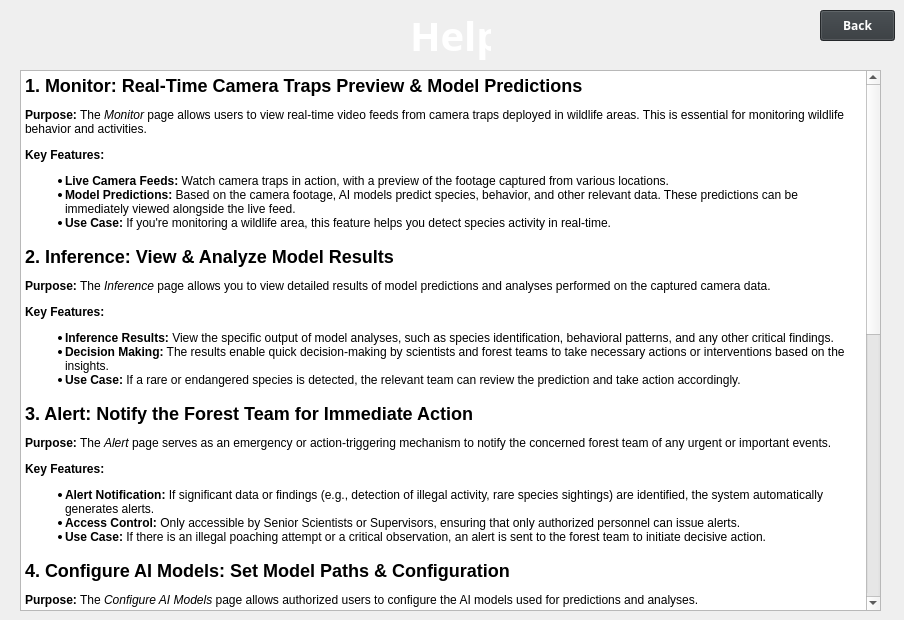
    <widget class="QWidget" name="helpPage">
     <property name="styleSheet">
      <string notr="true">QWidget#helpPage{background-color: rgb(200, 62, 77);}</string>
     </property>
     <widget class="QPushButton" name="helpPage_back_btn">
      <property name="geometry">
       <rect>
        <x>820</x>
        <y>10</y>
        <width>75</width>
        <height>31</height>
       </rect>
      </property>
      <property name="font">
       <font>
        <family>Barlow</family>
        <pointsize>9</pointsize>
        <bold>true</bold>
       </font>
      </property>
      <property name="styleSheet">
       <string notr="true">color: rgb(255, 255, 255);
background-color: rgb(50, 55, 59);</string>
      </property>
      <property name="text">
       <string>Back</string>
      </property>
     </widget>
     <widget class="QLabel" name="label_38">
      <property name="geometry">
       <rect>
        <x>410</x>
        <y>0</y>
        <width>81</width>
        <height>71</height>
       </rect>
      </property>
      <property name="font">
       <font>
        <family>Barlow</family>
        <pointsize>30</pointsize>
        <bold>true</bold>
       </font>
      </property>
      <property name="styleSheet">
       <string notr="true">color: rgb(255, 255, 255);</string>
      </property>
      <property name="text">
       <string>Help</string>
      </property>
     </widget>
     <widget class="QTextBrowser" name="textBrowser">
      <property name="geometry">
       <rect>
        <x>20</x>
        <y>70</y>
        <width>861</width>
        <height>541</height>
       </rect>
      </property>
      <property name="html">
       <string>&lt;!DOCTYPE HTML PUBLIC &quot;-//W3C//DTD HTML 4.0//EN&quot; &quot;http://www.w3.org/TR/REC-html40/strict.dtd&quot;&gt;
&lt;html&gt;&lt;head&gt;&lt;meta name=&quot;qrichtext&quot; content=&quot;1&quot; /&gt;&lt;meta charset=&quot;utf-8&quot; /&gt;&lt;style type=&quot;text/css&quot;&gt;
p, li { white-space: pre-wrap; }
hr { height: 1px; border-width: 0; }
li.unchecked::marker { content: &quot;\2610&quot;; }
li.checked::marker { content: &quot;\2612&quot;; }
&lt;/style&gt;&lt;/head&gt;&lt;body style=&quot; font-family:'Segoe UI'; font-size:9pt; font-weight:400; font-style:normal;&quot;&gt;
&lt;h2 style=&quot; margin-top:16px; margin-bottom:12px; margin-left:0px; margin-right:0px; -qt-block-indent:0; text-indent:0px;&quot;&gt;&lt;span style=&quot; font-size:x-large; font-weight:700;&quot;&gt;1. Monitor: Real-Time Camera Traps Preview &amp;amp; Model Predictions &lt;/span&gt;&lt;/h2&gt;
&lt;p style=&quot; margin-top:12px; margin-bottom:12px; margin-left:0px; margin-right:0px; -qt-block-indent:0; text-indent:0px;&quot;&gt;&lt;span style=&quot; font-weight:700;&quot;&gt;Purpose:&lt;/span&gt; The &lt;span style=&quot; font-style:italic;&quot;&gt;Monitor&lt;/span&gt; page allows users to view real-time video feeds from camera traps deployed in wildlife areas. This is essential for monitoring wildlife behavior and activities. &lt;/p&gt;
&lt;p style=&quot; margin-top:12px; margin-bottom:12px; margin-left:0px; margin-right:0px; -qt-block-indent:0; text-indent:0px;&quot;&gt;&lt;span style=&quot; font-weight:700;&quot;&gt;Key Features:&lt;/span&gt; &lt;/p&gt;
&lt;ul style=&quot;margin-top: 0px; margin-bottom: 0px; margin-left: 0px; margin-right: 0px; -qt-list-indent: 1;&quot;&gt;
&lt;li style=&quot; margin-top:12px; margin-bottom:0px; margin-left:0px; margin-right:0px; -qt-block-indent:0; text-indent:0px;&quot;&gt;&lt;span style=&quot; font-weight:700;&quot;&gt;Live Camera Feeds:&lt;/span&gt; Watch camera traps in action, with a preview of the footage captured from various locations. &lt;/li&gt;
&lt;li style=&quot; margin-top:0px; margin-bottom:0px; margin-left:0px; margin-right:0px; -qt-block-indent:0; text-indent:0px;&quot;&gt;&lt;span style=&quot; font-weight:700;&quot;&gt;Model Predictions:&lt;/span&gt; Based on the camera footage, AI models predict species, behavior, and other relevant data. These predictions can be immediately viewed alongside the live feed. &lt;/li&gt;
&lt;li style=&quot; margin-top:0px; margin-bottom:12px; margin-left:0px; margin-right:0px; -qt-block-indent:0; text-indent:0px;&quot;&gt;&lt;span style=&quot; font-weight:700;&quot;&gt;Use Case:&lt;/span&gt; If you're monitoring a wildlife area, this feature helps you detect species activity in real-time. &lt;/li&gt;&lt;/ul&gt;
&lt;h2 style=&quot; margin-top:16px; margin-bottom:12px; margin-left:0px; margin-right:0px; -qt-block-indent:0; text-indent:0px;&quot;&gt;&lt;span style=&quot; font-size:x-large; font-weight:700;&quot;&gt;2. Inference: View &amp;amp; Analyze Model Results &lt;/span&gt;&lt;/h2&gt;
&lt;p style=&quot; margin-top:12px; margin-bottom:12px; margin-left:0px; margin-right:0px; -qt-block-indent:0; text-indent:0px;&quot;&gt;&lt;span style=&quot; font-weight:700;&quot;&gt;Purpose:&lt;/span&gt; The &lt;span style=&quot; font-style:italic;&quot;&gt;Inference&lt;/span&gt; page allows you to view detailed results of model predictions and analyses performed on the captured camera data. &lt;/p&gt;
&lt;p style=&quot; margin-top:12px; margin-bottom:12px; margin-left:0px; margin-right:0px; -qt-block-indent:0; text-indent:0px;&quot;&gt;&lt;span style=&quot; font-weight:700;&quot;&gt;Key Features:&lt;/span&gt; &lt;/p&gt;
&lt;ul style=&quot;margin-top: 0px; margin-bottom: 0px; margin-left: 0px; margin-right: 0px; -qt-list-indent: 1;&quot;&gt;
&lt;li style=&quot; margin-top:12px; margin-bottom:0px; margin-left:0px; margin-right:0px; -qt-block-indent:0; text-indent:0px;&quot;&gt;&lt;span style=&quot; font-weight:700;&quot;&gt;Inference Results:&lt;/span&gt; View the specific output of model analyses, such as species identification, behavioral patterns, and any other critical findings. &lt;/li&gt;
&lt;li style=&quot; margin-top:0px; margin-bottom:0px; margin-left:0px; margin-right:0px; -qt-block-indent:0; text-indent:0px;&quot;&gt;&lt;span style=&quot; font-weight:700;&quot;&gt;Decision Making:&lt;/span&gt; The results enable quick decision-making by scientists and forest teams to take necessary actions or interventions based on the insights. &lt;/li&gt;
&lt;li style=&quot; margin-top:0px; margin-bottom:12px; margin-left:0px; margin-right:0px; -qt-block-indent:0; text-indent:0px;&quot;&gt;&lt;span style=&quot; font-weight:700;&quot;&gt;Use Case:&lt;/span&gt; If a rare or endangered species is detected, the relevant team can review the prediction and take action accordingly. &lt;/li&gt;&lt;/ul&gt;
&lt;h2 style=&quot; margin-top:16px; margin-bottom:12px; margin-left:0px; margin-right:0px; -qt-block-indent:0; text-indent:0px;&quot;&gt;&lt;span style=&quot; font-size:x-large; font-weight:700;&quot;&gt;3. Alert: Notify the Forest Team for Immediate Action &lt;/span&gt;&lt;/h2&gt;
&lt;p style=&quot; margin-top:12px; margin-bottom:12px; margin-left:0px; margin-right:0px; -qt-block-indent:0; text-indent:0px;&quot;&gt;&lt;span style=&quot; font-weight:700;&quot;&gt;Purpose:&lt;/span&gt; The &lt;span style=&quot; font-style:italic;&quot;&gt;Alert&lt;/span&gt; page serves as an emergency or action-triggering mechanism to notify the concerned forest team of any urgent or important events. &lt;/p&gt;
&lt;p style=&quot; margin-top:12px; margin-bottom:12px; margin-left:0px; margin-right:0px; -qt-block-indent:0; text-indent:0px;&quot;&gt;&lt;span style=&quot; font-weight:700;&quot;&gt;Key Features:&lt;/span&gt; &lt;/p&gt;
&lt;ul style=&quot;margin-top: 0px; margin-bottom: 0px; margin-left: 0px; margin-right: 0px; -qt-list-indent: 1;&quot;&gt;
&lt;li style=&quot; margin-top:12px; margin-bottom:0px; margin-left:0px; margin-right:0px; -qt-block-indent:0; text-indent:0px;&quot;&gt;&lt;span style=&quot; font-weight:700;&quot;&gt;Alert Notification:&lt;/span&gt; If significant data or findings (e.g., detection of illegal activity, rare species sightings) are identified, the system automatically generates alerts. &lt;/li&gt;
&lt;li style=&quot; margin-top:0px; margin-bottom:0px; margin-left:0px; margin-right:0px; -qt-block-indent:0; text-indent:0px;&quot;&gt;&lt;span style=&quot; font-weight:700;&quot;&gt;Access Control:&lt;/span&gt; Only accessible by Senior Scientists or Supervisors, ensuring that only authorized personnel can issue alerts. &lt;/li&gt;
&lt;li style=&quot; margin-top:0px; margin-bottom:12px; margin-left:0px; margin-right:0px; -qt-block-indent:0; text-indent:0px;&quot;&gt;&lt;span style=&quot; font-weight:700;&quot;&gt;Use Case:&lt;/span&gt; If there is an illegal poaching attempt or a critical observation, an alert is sent to the forest team to initiate decisive action. &lt;/li&gt;&lt;/ul&gt;
&lt;h2 style=&quot; margin-top:16px; margin-bottom:12px; margin-left:0px; margin-right:0px; -qt-block-indent:0; text-indent:0px;&quot;&gt;&lt;span style=&quot; font-size:x-large; font-weight:700;&quot;&gt;4. Configure AI Models: Set Model Paths &amp;amp; Configuration &lt;/span&gt;&lt;/h2&gt;
&lt;p style=&quot; margin-top:12px; margin-bottom:12px; margin-left:0px; margin-right:0px; -qt-block-indent:0; text-indent:0px;&quot;&gt;&lt;span style=&quot; font-weight:700;&quot;&gt;Purpose:&lt;/span&gt; The &lt;span style=&quot; font-style:italic;&quot;&gt;Configure AI Models&lt;/span&gt; page allows authorized users to configure the AI models used for predictions and analyses. &lt;/p&gt;
&lt;p style=&quot; margin-top:12px; margin-bottom:12px; margin-left:0px; margin-right:0px; -qt-block-indent:0; text-indent:0px;&quot;&gt;&lt;span style=&quot; font-weight:700;&quot;&gt;Key Features:&lt;/span&gt; &lt;/p&gt;
&lt;ul style=&quot;margin-top: 0px; margin-bottom: 0px; margin-left: 0px; margin-right: 0px; -qt-list-indent: 1;&quot;&gt;
&lt;li style=&quot; margin-top:12px; margin-bottom:0px; margin-left:0px; margin-right:0px; -qt-block-indent:0; text-indent:0px;&quot;&gt;&lt;span style=&quot; font-weight:700;&quot;&gt;Model Configuration:&lt;/span&gt; Choose different AI models and configure their paths, including training datasets and other relevant parameters. &lt;/li&gt;
&lt;li style=&quot; margin-top:0px; margin-bottom:0px; margin-left:0px; margin-right:0px; -qt-block-indent:0; text-indent:0px;&quot;&gt;&lt;span style=&quot; font-weight:700;&quot;&gt;AI Model Paths:&lt;/span&gt; Define where models are stored or how they are accessed for prediction tasks. &lt;/li&gt;
&lt;li style=&quot; margin-top:0px; margin-bottom:12px; margin-left:0px; margin-right:0px; -qt-block-indent:0; text-indent:0px;&quot;&gt;&lt;span style=&quot; font-weight:700;&quot;&gt;Use Case:&lt;/span&gt; A data scientist or technical team member may use this page to set up or update the AI model’s configuration based on new datasets or objectives. &lt;/li&gt;&lt;/ul&gt;
&lt;h2 style=&quot; margin-top:16px; margin-bottom:12px; margin-left:0px; margin-right:0px; -qt-block-indent:0; text-indent:0px;&quot;&gt;&lt;span style=&quot; font-size:x-large; font-weight:700;&quot;&gt;5. User Management: Manage Profiles, Users, &amp;amp; Permissions &lt;/span&gt;&lt;/h2&gt;
&lt;p style=&quot; margin-top:12px; margin-bottom:12px; margin-left:0px; margin-right:0px; -qt-block-indent:0; text-indent:0px;&quot;&gt;&lt;span style=&quot; font-weight:700;&quot;&gt;Purpose:&lt;/span&gt; The &lt;span style=&quot; font-style:italic;&quot;&gt;User Management&lt;/span&gt; page lets administrators manage user profiles, including password changes, and adding or removing users. &lt;/p&gt;
&lt;p style=&quot; margin-top:12px; margin-bottom:12px; margin-left:0px; margin-right:0px; -qt-block-indent:0; text-indent:0px;&quot;&gt;&lt;span style=&quot; font-weight:700;&quot;&gt;Key Features:&lt;/span&gt; &lt;/p&gt;
&lt;ul style=&quot;margin-top: 0px; margin-bottom: 0px; margin-left: 0px; margin-right: 0px; -qt-list-indent: 1;&quot;&gt;
&lt;li style=&quot; margin-top:12px; margin-bottom:0px; margin-left:0px; margin-right:0px; -qt-block-indent:0; text-indent:0px;&quot;&gt;&lt;span style=&quot; font-weight:700;&quot;&gt;Profile Management:&lt;/span&gt; Change your own user details, such as the password or personal information. &lt;/li&gt;
&lt;li style=&quot; margin-top:0px; margin-bottom:0px; margin-left:0px; margin-right:0px; -qt-block-indent:0; text-indent:0px;&quot;&gt;&lt;span style=&quot; font-weight:700;&quot;&gt;Admin Features:&lt;/span&gt; Admin users can add new users, modify user roles, or delete inactive users. &lt;/li&gt;
&lt;li style=&quot; margin-top:0px; margin-bottom:0px; margin-left:0px; margin-right:0px; -qt-block-indent:0; text-indent:0px;&quot;&gt;&lt;span style=&quot; font-weight:700;&quot;&gt;Permissions Control:&lt;/span&gt; Admins can assign specific roles or permissions, ensuring only authorized users have access to critical sections of the application. &lt;/li&gt;
&lt;li style=&quot; margin-top:0px; margin-bottom:12px; margin-left:0px; margin-right:0px; -qt-block-indent:0; text-indent:0px;&quot;&gt;&lt;span style=&quot; font-weight:700;&quot;&gt;Use Case:&lt;/span&gt; If you are an admin, you can manage user access to sensitive areas like the &lt;span style=&quot; font-style:italic;&quot;&gt;Alert&lt;/span&gt; page or &lt;span style=&quot; font-style:italic;&quot;&gt;Configure AI Models&lt;/span&gt; page. &lt;/li&gt;&lt;/ul&gt;
&lt;h2 style=&quot; margin-top:16px; margin-bottom:12px; margin-left:0px; margin-right:0px; -qt-block-indent:0; text-indent:0px;&quot;&gt;&lt;span style=&quot; font-size:x-large; font-weight:700;&quot;&gt;6. Settings: Adjust General Application Settings &lt;/span&gt;&lt;/h2&gt;
&lt;p style=&quot; margin-top:12px; margin-bottom:12px; margin-left:0px; margin-right:0px; -qt-block-indent:0; text-indent:0px;&quot;&gt;&lt;span style=&quot; font-weight:700;&quot;&gt;Purpose:&lt;/span&gt; The &lt;span style=&quot; font-style:italic;&quot;&gt;Settings&lt;/span&gt; page is where users can adjust general app preferences for a personalized experience. &lt;/p&gt;
&lt;p style=&quot; margin-top:12px; margin-bottom:12px; margin-left:0px; margin-right:0px; -qt-block-indent:0; text-indent:0px;&quot;&gt;&lt;span style=&quot; font-weight:700;&quot;&gt;Key Features:&lt;/span&gt; &lt;/p&gt;
&lt;ul style=&quot;margin-top: 0px; margin-bottom: 0px; margin-left: 0px; margin-right: 0px; -qt-list-indent: 1;&quot;&gt;
&lt;li style=&quot; margin-top:12px; margin-bottom:0px; margin-left:0px; margin-right:0px; -qt-block-indent:0; text-indent:0px;&quot;&gt;&lt;span style=&quot; font-weight:700;&quot;&gt;Application Preferences:&lt;/span&gt; Customize the app’s appearance, notifications, language, and other basic settings. &lt;/li&gt;
&lt;li style=&quot; margin-top:0px; margin-bottom:0px; margin-left:0px; margin-right:0px; -qt-block-indent:0; text-indent:0px;&quot;&gt;&lt;span style=&quot; font-weight:700;&quot;&gt;Security Settings:&lt;/span&gt; Set security preferences for login, password recovery, and other essential app features. &lt;/li&gt;
&lt;li style=&quot; margin-top:0px; margin-bottom:12px; margin-left:0px; margin-right:0px; -qt-block-indent:0; text-indent:0px;&quot;&gt;&lt;span style=&quot; font-weight:700;&quot;&gt;Use Case:&lt;/span&gt; Change language settings or adjust notification preferences to suit your personal or organizational requirements. &lt;/li&gt;&lt;/ul&gt;
&lt;h2 style=&quot; margin-top:16px; margin-bottom:12px; margin-left:0px; margin-right:0px; -qt-block-indent:0; text-indent:0px;&quot;&gt;&lt;span style=&quot; font-size:x-large; font-weight:700;&quot;&gt;7. Analysis Report: Graphical Reports of Inference/Application Data &lt;/span&gt;&lt;/h2&gt;
&lt;p style=&quot; margin-top:12px; margin-bottom:12px; margin-left:0px; margin-right:0px; -qt-block-indent:0; text-indent:0px;&quot;&gt;&lt;span style=&quot; font-weight:700;&quot;&gt;Purpose:&lt;/span&gt; The &lt;span style=&quot; font-style:italic;&quot;&gt;Analysis Report&lt;/span&gt; page provides graphical representations of the data collected through the application, including model inferences and real-time monitoring. &lt;/p&gt;
&lt;p style=&quot; margin-top:12px; margin-bottom:12px; margin-left:0px; margin-right:0px; -qt-block-indent:0; text-indent:0px;&quot;&gt;&lt;span style=&quot; font-weight:700;&quot;&gt;Key Features:&lt;/span&gt; &lt;/p&gt;
&lt;ul style=&quot;margin-top: 0px; margin-bottom: 0px; margin-left: 0px; margin-right: 0px; -qt-list-indent: 1;&quot;&gt;
&lt;li style=&quot; margin-top:12px; margin-bottom:0px; margin-left:0px; margin-right:0px; -qt-block-indent:0; text-indent:0px;&quot;&gt;&lt;span style=&quot; font-weight:700;&quot;&gt;Graphical Representation:&lt;/span&gt; View insights such as species activity trends, model accuracy, and system performance over time in chart formats. &lt;/li&gt;
&lt;li style=&quot; margin-top:0px; margin-bottom:0px; margin-left:0px; margin-right:0px; -qt-block-indent:0; text-indent:0px;&quot;&gt;&lt;span style=&quot; font-weight:700;&quot;&gt;Export Options:&lt;/span&gt; Reports can be downloaded or shared with stakeholders for further analysis or action. &lt;/li&gt;
&lt;li style=&quot; margin-top:0px; margin-bottom:12px; margin-left:0px; margin-right:0px; -qt-block-indent:0; text-indent:0px;&quot;&gt;&lt;span style=&quot; font-weight:700;&quot;&gt;Use Case:&lt;/span&gt; Generate reports for researchers, supervisors, or forest authorities to review the success and performance of the wildlife monitoring efforts. &lt;/li&gt;&lt;/ul&gt;&lt;/body&gt;&lt;/html&gt;</string>
      </property>
     </widget>
    </widget>
